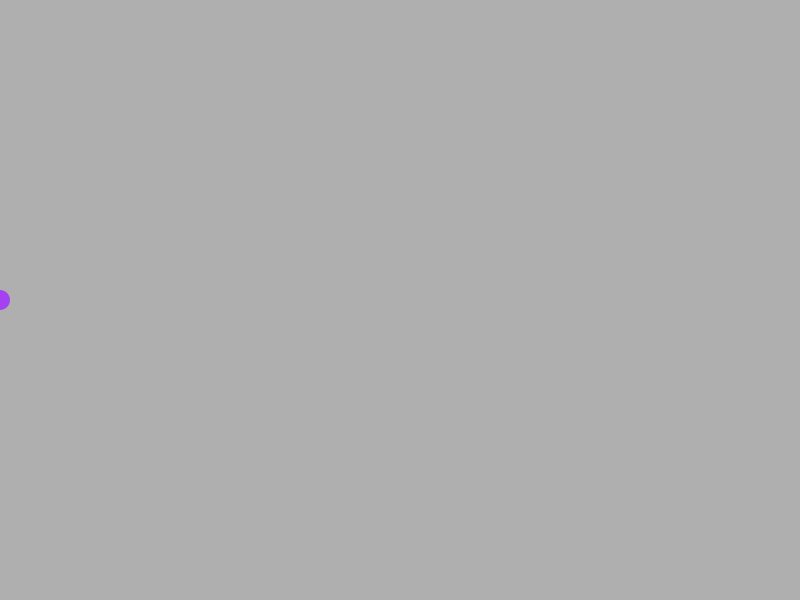
Frame 1 (no input)
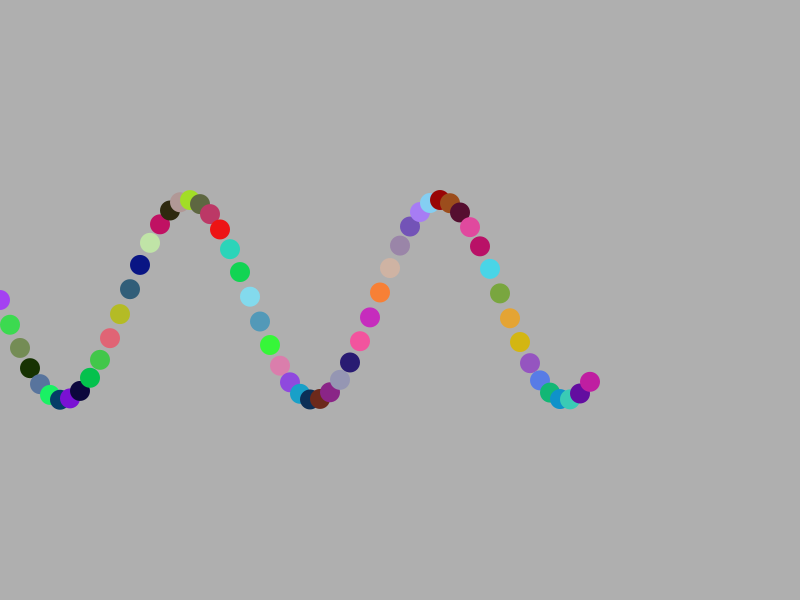
Frame 60 (the mouse pressed at the canvas centre just before this capture)
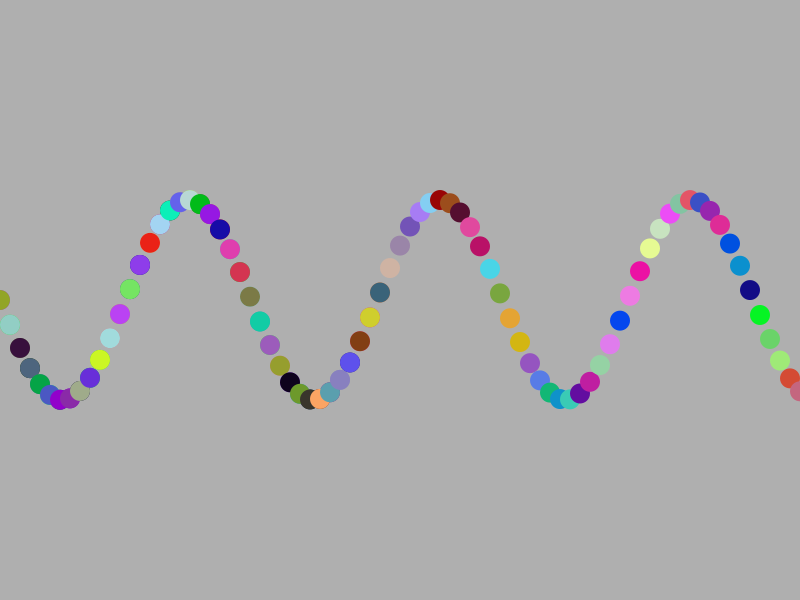
Frame 120 (the mouse held since frame 60 and released just before this capture)

The Processing sketch that drew these frames (run headless with seeded random() and noise(); from frame 60 on, the mouse is pressed at the canvas centre):

// Processing sketch: Sine
// ── Sine.pde
float x;

void setup() {
  size(800, 600);
  background(175);
  noStroke();
  x = 0;
}

void draw() {
  //background(175);
   //background(0); 
  
  fill(random(255), random(255), random(255));
  circle(x, sin(x/40.0) * 100 + height/2, 20);
  x += 10;
  if (x > width){
      x = 0;
  }
}
